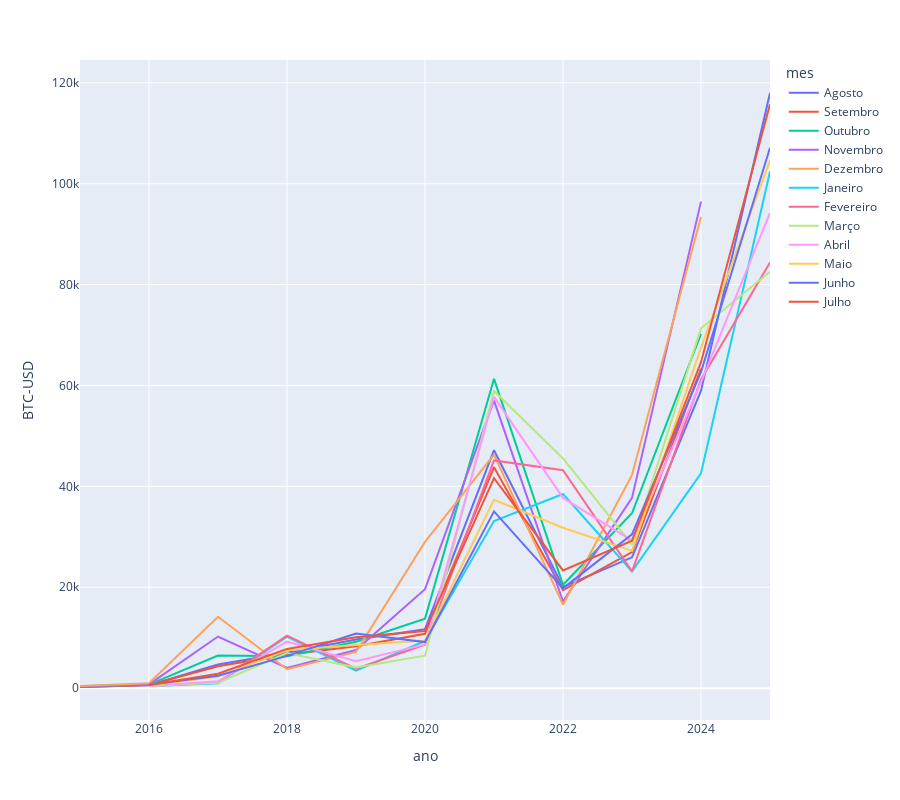

Notebook code cell kept with this figure:
### Code cell
import plotly.express as px

fig = px.line(data, x='ano', y='BTC-USD', color='mes')
fig.update_layout(
    hovermode='x unified',
    height=800,
)

### Figure 1 — Plotly figure (JSON) as saved in the notebook; plotly's stock layout.template omitted (floating-point values rounded to 4 significant figures)
{"data": [{"hovertemplate": "mes=Agosto<br>ano=%{x}<br>BTC-USD=%{y}<extra></extra>", "legendgroup": "Agosto", "line": {"color": "#636efa", "dash": "solid"}, "marker": {"symbol": "circle"}, "mode": "lines", "name": "Agosto", "orientation": "v", "showlegend": true, "type": "scatter", "x": [2015, 2016, 2017, 2018, 2019, 2020, 2021, 2022, 2023, 2024, 2025], "xaxis": "x", "y": [230.1, 575.5, 4703.0, 7038.0, 9631.0, 11680.0, 47170.0, 20050.0, 25930.0, 58970.0, 118000.0], "yaxis": "y"}, {"hovertemplate": "mes=Setembro<br>ano=%{x}<br>BTC-USD=%{y}<extra></extra>", "legendgroup": "Setembro", "line": {"color": "#EF553B", "dash": "solid"}, "marker": {"symbol": "circle"}, "mode": "lines", "name": "Setembro", "orientation": "v", "showlegend": true, "type": "scatter", "x": [2015, 2016, 2017, 2018, 2019, 2020, 2021, 2022, 2023, 2024], "xaxis": "x", "y": [236.1, 609.7, 4339.0, 6626.0, 8294.0, 10780.0, 43790.0, 19430.0, 26970.0, 63330.0], "yaxis": "y"}, {"hovertemplate": "mes=Outubro<br>ano=%{x}<br>BTC-USD=%{y}<extra></extra>", "legendgroup": "Outubro", "line": {"color": "#00cc96", "dash": "solid"}, "marker": {"symbol": "circle"}, "mode": "lines", "name": "Outubro", "orientation": "v", "showlegend": true, "type": "scatter", "x": [2015, 2016, 2017, 2018, 2019, 2020, 2021, 2022, 2023, 2024], "xaxis": "x", "y": [314.2, 701.0, 6468.0, 6318.0, 9200.0, 13780.0, 61320.0, 20500.0, 34670.0, 70220.0], "yaxis": "y"}, {"hovertemplate": "mes=Novembro<br>ano=%{x}<br>BTC-USD=%{y}<extra></extra>", "legendgroup": "Novembro", "line": {"color": "#ab63fa", "dash": "solid"}, "marker": {"symbol": "circle"}, "mode": "lines", "name": "Novembro", "orientation": "v", "showlegend": true, "type": "scatter", "x": [2015, 2016, 2017, 2018, 2019, 2020, 2021, 2022, 2023, 2024], "xaxis": "x", "y": [377.3, 745.7, 10230.0, 4017.0, 7570.0, 19630.0, 57010.0, 17170.0, 37710.0, 96450.0], "yaxis": "y"}, {"hovertemplate": "mes=Dezembro<br>ano=%{x}<br>BTC-USD=%{y}<extra></extra>", "legendgroup": "Dezembro", "line": {"color": "#FFA15A", "dash": "solid"}, "marker": {"symbol": "circle"}, "mode": "lines", "name": "Dezembro", "orientation": "v", "showlegend": true, "type": "scatter", "x": [2015, 2016, 2017, 2018, 2019, 2020, 2021, 2022, 2023, 2024], "xaxis": "x", "y": [430.6, 963.7, 14160.0, 3743.0, 7194.0, 29000.0, 46310.0, 16550.0, 42270.0, 93430.0], "yaxis": "y"}, {"hovertemplate": "mes=Janeiro<br>ano=%{x}<br>BTC-USD=%{y}<extra></extra>", "legendgroup": "Janeiro", "line": {"color": "#19d3f3", "dash": "solid"}, "marker": {"symbol": "circle"}, "mode": "lines", "name": "Janeiro", "orientation": "v", "showlegend": true, "type": "scatter", "x": [2016, 2017, 2018, 2019, 2020, 2021, 2022, 2023, 2024, 2025], "xaxis": "x", "y": [368.8, 970.4, 10220.0, 3458.0, 9351.0, 33110.0, 38480.0, 23140.0, 42580.0, 102400.0], "yaxis": "y"}, {"hovertemplate": "mes=Fevereiro<br>ano=%{x}<br>BTC-USD=%{y}<extra></extra>", "legendgroup": "Fevereiro", "line": {"color": "#FF6692", "dash": "solid"}, "marker": {"symbol": "circle"}, "mode": "lines", "name": "Fevereiro", "orientation": "v", "showlegend": true, "type": "scatter", "x": [2016, 2017, 2018, 2019, 2020, 2021, 2022, 2023, 2024, 2025], "xaxis": "x", "y": [437.7, 1180.0, 10400.0, 3855.0, 8600.0, 45140.0, 43190.0, 23150.0, 61200.0, 84370.0], "yaxis": "y"}, {"hovertemplate": "mes=Março<br>ano=%{x}<br>BTC-USD=%{y}<extra></extra>", "legendgroup": "Março", "line": {"color": "#B6E880", "dash": "solid"}, "marker": {"symbol": "circle"}, "mode": "lines", "name": "Março", "orientation": "v", "showlegend": true, "type": "scatter", "x": [2016, 2017, 2018, 2019, 2020, 2021, 2022, 2023, 2024, 2025], "xaxis": "x", "y": [416.7, 1072.0, 6974.0, 4105.0, 6439.0, 58920.0, 45540.0, 28480.0, 71330.0, 82550.0], "yaxis": "y"}, {"hovertemplate": "mes=Abril<br>ano=%{x}<br>BTC-USD=%{y}<extra></extra>", "legendgroup": "Abril", "line": {"color": "#FF97FF", "dash": "solid"}, "marker": {"symbol": "circle"}, "mode": "lines", "name": "Abril", "orientation": "v", "showlegend": true, "type": "scatter", "x": [2016, 2017, 2018, 2019, 2020, 2021, 2022, 2023, 2024, 2025], "xaxis": "x", "y": [448.3, 1348.0, 9241.0, 5351.0, 8659.0, 57750.0, 37710.0, 29270.0, 60640.0, 94210.0], "yaxis": "y"}, {"hovertemplate": "mes=Maio<br>ano=%{x}<br>BTC-USD=%{y}<extra></extra>", "legendgroup": "Maio", "line": {"color": "#FECB52", "dash": "solid"}, "marker": {"symbol": "circle"}, "mode": "lines", "name": "Maio", "orientation": "v", "showlegend": true, "type": "scatter", "x": [2016, 2017, 2018, 2019, 2020, 2021, 2022, 2023, 2024, 2025], "xaxis": "x", "y": [531.4, 2286.0, 7494.0, 8575.0, 9461.0, 37330.0, 31790.0, 27220.0, 67490.0, 104600.0], "yaxis": "y"}, {"hovertemplate": "mes=Junho<br>ano=%{x}<br>BTC-USD=%{y}<extra></extra>", "legendgroup": "Junho", "line": {"color": "#636efa", "dash": "solid"}, "marker": {"symbol": "circle"}, "mode": "lines", "name": "Junho", "orientation": "v", "showlegend": true, "type": "scatter", "x": [2016, 2017, 2018, 2019, 2020, 2021, 2022, 2023, 2024, 2025], "xaxis": "x", "y": [673.3, 2481.0, 6404.0, 10820.0, 9138.0, 35040.0, 19780.0, 30480.0, 62680.0, 107100.0], "yaxis": "y"}, {"hovertemplate": "mes=Julho<br>ano=%{x}<br>BTC-USD=%{y}<extra></extra>", "legendgroup": "Julho", "line": {"color": "#EF553B", "dash": "solid"}, "marker": {"symbol": "circle"}, "mode": "lines", "name": "Julho", "orientation": "v", "showlegend": true, "type": "scatter", "x": [2016, 2017, 2018, 2019, 2020, 2021, 2022, 2023, 2024, 2025], "xaxis": "x", "y": [624.7, 2875.0, 7780.0, 10090.0, 11320.0, 41630.0, 23340.0, 29230.0, 64620.0, 115800.0], "yaxis": "y"}], "layout": {"height": 800, "hovermode": "x unified", "legend": {"title": {"text": "mes"}, "tracegroupgap": 0}, "margin": {"t": 60}, "xaxis": {"anchor": "y", "domain": [0, 1], "title": {"text": "ano"}}, "yaxis": {"anchor": "x", "domain": [0, 1], "title": {"text": "BTC-USD"}}}}
